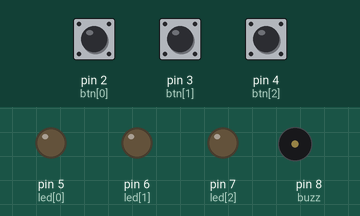
This sketch was run on a simulated Arduino Uno, built with avr-gcc and run on an emulated ATmega328P. On the bench: output pins drawn as LEDs (lit = HIGH), buzzer (waves = sounding). The test bench sets the inputs (shaded band); at power-on: pin 2 (btn[0]) LOW, pin 3 (btn[1]) LOW, pin 4 (btn[2]) LOW.

Above: at 1.2 s.
1.3 s: pin 2 (btn[0]) pulled HIGH for 0.15 s
At 2.1 s:
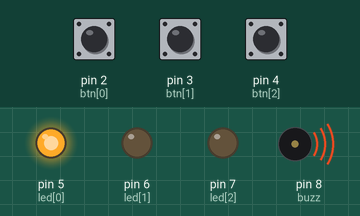
At 3.5 s:
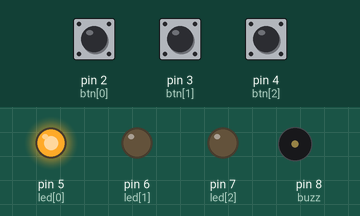
Timing chart, 0 to 13.8 s (numbered marks = the images above; inputs shaded):
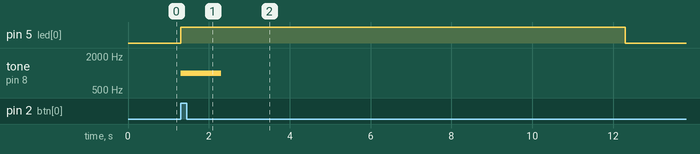

Measured:
- after the input at 1.3 s, pin 5 (led[0]): LOW → HIGH at once, → LOW 11.0 s later; tone on pin 8 (buzz): silent → 1000 Hz at once, → silent 1.0 s later

The sketch:

q1.ino
```cpp
/* Create a Tinkercad project that functions as a gameshow buzzer system.
   The rules are the following:

1. Connect 3 buttons, 3 LEDs, and 1 buzzer to an Arduino.
   1 LED will be assigned to 1 button.
   the buzzer is going to on once a button is press, regardless of who press it.

2. At the start, the program will wait for someone to press the button.

3. Once the button is press, the buzzer should ring.

4.  Turn on the LED of the button the pressed first.

5. Once someone already the pushed the button, no one can push anymore.

6. 10 seconds after the button was pressed, Everything is reset. then repeat step 2.

*/

int time = 10000; //10 second time
int btn[] = {2, 3, 4}; //button pins
int led[] = {5, 6, 7}; //LED pins
int buzz = 8; //buzzer pin

void setup()
{

  for (int i = 0; i < 3; i++){
    pinMode(btn[i], INPUT); //setting button pins as INPUT
   }

  for (int i = 0; i < 3; i++){
    pinMode(led[i], OUTPUT); //setting LED pins as OUTPUT
   }

  pinMode(buzz, OUTPUT); //buzzer
}

void loop()
{
  //reads every button input
  int btn1 = digitalRead(btn[0]);
  int btn2 = digitalRead(btn[1]);
  int btn3 = digitalRead(btn[2]);

  //button 1 pressed first
  while (btn1 == HIGH) {
    digitalWrite(led[0], HIGH); //turns on LED
    buzzersound();

    delay(time); //time delay
    digitalWrite(led[0], LOW); //turns off LED
    return;

  }

  //button 2 pressed first
  while (btn2 == HIGH) {
    digitalWrite(led[1], HIGH); //turns on LED
    buzzersound();

    delay(time); //time delay
    digitalWrite(led[1], LOW); //turns off LED
    return;
  }

  //button 3 pressed first
   while (btn3 == HIGH) {
     digitalWrite(led[2], HIGH); //turns on LED
     buzzersound();

     delay(time); //time delay
     digitalWrite(led[2], LOW); //turns off LED
     return;
   }
}

//buzzer sound setup
void buzzersound() {
  tone(buzz, 1000);
  delay(1000); // 1 second sound
  noTone(buzz);
}
```
